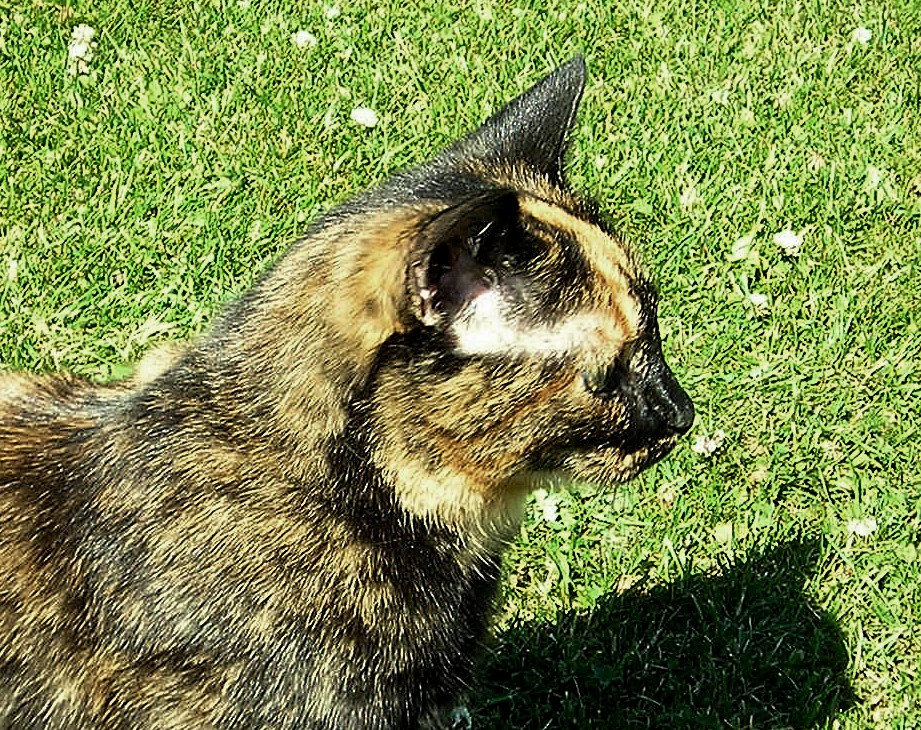
#> input picture data/paper_images/cat_on_grass.jpg, 921 x 730 px
$ python make_surface_recolor_reference.py --image ../data/paper_images/cat_on_grass.jpg --mask ../data/paper_images/dog_sitting_cc0.jpg --output out.png --target-color ../data/paper_images/dog_sitting_cc0.jpg
#> lines starting #> are read from the running program, lines starting #| are printed output that depends on the picture
from __future__ import annotations

import argparse
import json
from pathlib import Path

import cv2
import numpy as np
from PIL import Image


COLOR_RGB = {
    "black": (0.02, 0.02, 0.02),
    "blue": (0.05, 0.22, 0.9),
    "brown": (0.42, 0.22, 0.08),
    "gray": (0.5, 0.5, 0.5),
    "green": (0.05, 0.55, 0.18),
    "grey": (0.5, 0.5, 0.5),
    "orange": (0.95, 0.42, 0.05),
    "red": (0.9, 0.05, 0.04),
    "silver": (0.75, 0.75, 0.72),
    "white": (0.95, 0.95, 0.92),
    "yellow": (0.95, 0.82, 0.05),
}


def load_rgb(path: Path, size: tuple[int, int] | None = None) -> Image.Image:
    image = Image.open(path).convert("RGB")
    if size is not None and image.size != size:
        image = image.resize(size, Image.Resampling.LANCZOS)
    return image


def load_mask(path: Path, size: tuple[int, int], blur: int) -> np.ndarray:
    image = Image.open(path).convert("L")
    if image.size != size:
        image = image.resize(size, Image.Resampling.BILINEAR)
    mask = np.asarray(image, dtype=np.float32) / 255.0
    if blur > 1:
        kernel = blur + 1 if blur % 2 == 0 else blur
        mask = cv2.GaussianBlur(mask, (kernel, kernel), 0)
        if float(mask.max()) > 1e-6:
            mask = mask / float(mask.max())
    return mask.clip(0.0, 1.0)


def parse_color(value: str) -> np.ndarray:
    key = value.lower().strip()
    if key in COLOR_RGB:
        return np.array(COLOR_RGB[key], dtype=np.float32)
    parts = [float(item.strip()) for item in value.split(",")]
    if len(parts) != 3:
        raise ValueError("--target-color must be a known color or r,g,b")
    rgb = np.array(parts, dtype=np.float32)
    if float(rgb.max()) > 1.0:
        rgb = rgb / 255.0
    return rgb.clip(0.0, 1.0)


# [96 lines left out: functions recolor_lab_chroma, recolor_hsv_hue, recolor_hsv_target, recolor_yuv_chroma, make_overlay, not called in this run]


def build_parser() -> argparse.ArgumentParser:
    parser = argparse.ArgumentParser(
        description=(
            "Build a generic masked surface recolor reference. Use the output as "
            "EDIT_REF_IMAGE for ODE-internal surface appearance guidance."
        )
    )
    parser.add_argument("--image", required=True, type=Path, help="Source, ODE result, or any image to recolor.")
    parser.add_argument("--surface-mask", "--mask", dest="surface_mask", required=True, type=Path)
    parser.add_argument("--output", required=True, type=Path)
    parser.add_argument("--target-color", required=True, help="Known color name or r,g,b in 0..1/0..255 scale.")
    parser.add_argument("--luma-image", type=Path, default=None, help="Optional image whose Lab L channel is preserved.")
    parser.add_argument("--mode", choices=("hsv-hue", "hsv-target", "lab-chroma", "yuv-chroma"), default="hsv-target")
    parser.add_argument("--blend", type=float, default=0.92)
    parser.add_argument("--mask-blur", type=int, default=5)
    parser.add_argument("--overlay-output", type=Path, default=None)
    parser.add_argument("--metadata-output", type=Path, default=None)
    parser.add_argument("--surface-name", default=None, help="Optional human label such as shirt, bus body, backpack.")
    return parser


def main() -> None:
    args = build_parser().parse_args()

    image = load_rgb(args.image)
#> in load_rgb, image is the input picture: PIL image 921x730 RGB; mean R, G, B 122.5, 134.5, 75
    size = image.size
#> size = (921, 730)
    luma_image = load_rgb(args.luma_image, size=size) if args.luma_image is not None else image
    mask = load_mask(args.surface_mask, size=size, blur=args.mask_blur)
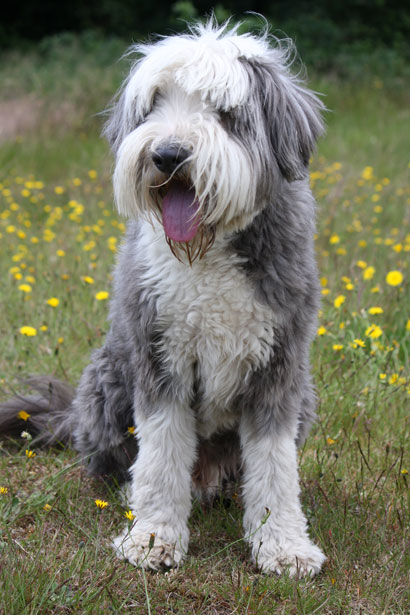
#> input picture data/paper_images/dog_sitting_cc0.jpg, 410 x 615 px
#> in load_mask, `image = Image.open(path).convert("L")`:
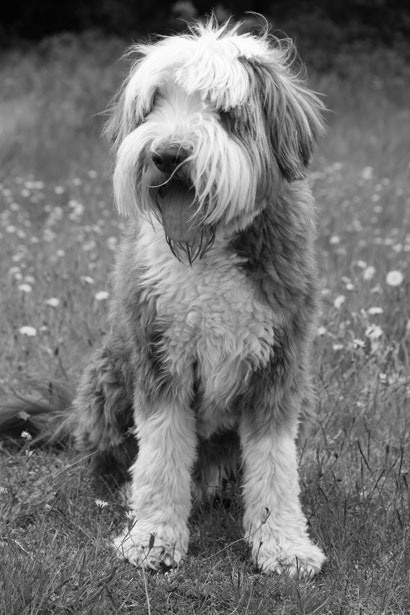
#> image: PIL image 410x615 L; min 0, max 255, mean 115.3
#> in load_mask, `image = image.resize(size, Image.Resampling.BILINEAR)`:
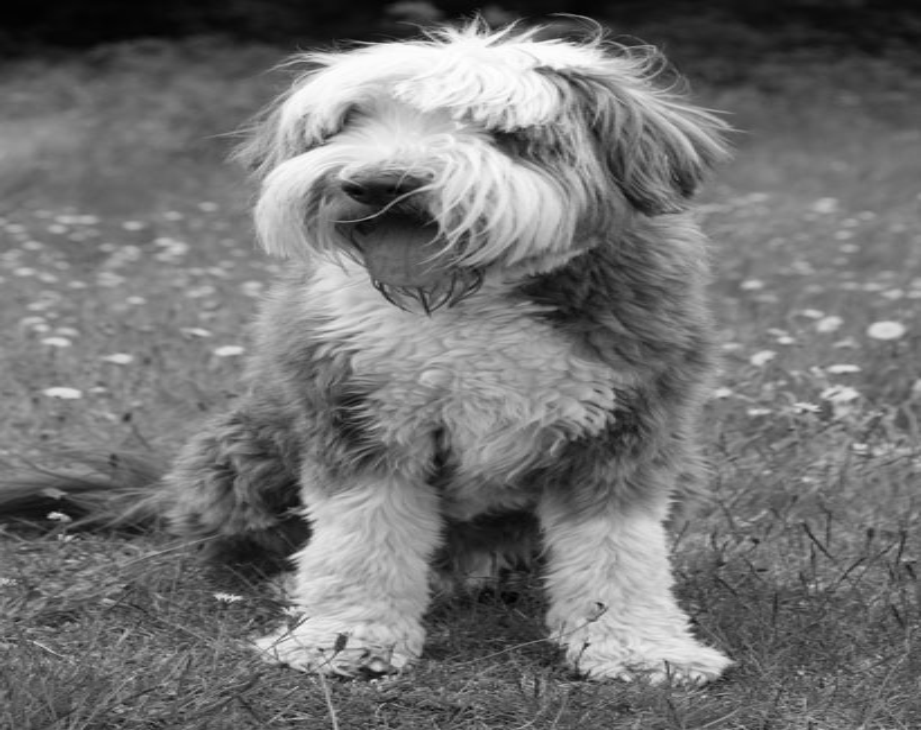
#> image: PIL image 921x730 L; min 1, max 255, mean 115.3

    image_rgb = np.asarray(image, dtype=np.uint8)
    luma_rgb = np.asarray(luma_image, dtype=np.uint8)
    target_rgb = parse_color(args.target_color)

    if args.mode == "lab-chroma":
        out = recolor_lab_chroma(
            image_rgb=image_rgb,
            mask=mask,
            target_rgb=target_rgb,
            luma_rgb=luma_rgb,
            blend=args.blend,
        )
    elif args.mode == "hsv-hue":
        out = recolor_hsv_hue(
            image_rgb=image_rgb,
            mask=mask,
            target_rgb=target_rgb,
            luma_rgb=luma_rgb,
            blend=args.blend,
        )
    elif args.mode == "hsv-target":
        out = recolor_hsv_target(
            image_rgb=image_rgb,
            mask=mask,
            target_rgb=target_rgb,
            luma_rgb=luma_rgb,
            blend=args.blend,
        )
    elif args.mode == "yuv-chroma":
        out = recolor_yuv_chroma(
            image_rgb=image_rgb,
            mask=mask,
            target_rgb=target_rgb,
            luma_rgb=luma_rgb,
            blend=args.blend,
        )
    else:
        raise ValueError(f"Unsupported mode: {args.mode}")

    args.output.parent.mkdir(parents=True, exist_ok=True)
    Image.fromarray(out).save(args.output)

    if args.overlay_output is not None:
        args.overlay_output.parent.mkdir(parents=True, exist_ok=True)
        make_overlay(image_rgb, mask, args.overlay_output)

    metadata = {
        "image": str(args.image),
        "luma_image": None if args.luma_image is None else str(args.luma_image),
        "surface_mask": str(args.surface_mask),
        "surface_name": args.surface_name,
        "output": str(args.output),
        "target_color": args.target_color,
        "target_rgb": [float(v) for v in target_rgb.tolist()],
        "mode": args.mode,
        "blend": float(args.blend),
        "mask_blur": int(args.mask_blur),
        "mask_area_gt_0_5": float((mask > 0.5).mean()),
        "purpose": "surface_recolor_reference_for_ode_guidance",
    }
    if args.metadata_output is not None:
        args.metadata_output.parent.mkdir(parents=True, exist_ok=True)
        args.metadata_output.write_text(json.dumps(metadata, indent=2, sort_keys=True))
    print(json.dumps(metadata, sort_keys=True))


if __name__ == "__main__":
#> (the run stopped early here; a loop or call above may not have finished)
